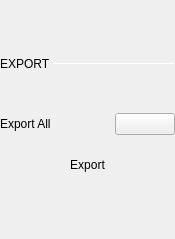
<?xml version="1.0" encoding="UTF-8"?>
<ui version="4.0">
 <class>ExportSettings</class>
 <widget class="QWidget" name="ExportSettings">
  <property name="geometry">
   <rect>
    <x>0</x>
    <y>0</y>
    <width>175</width>
    <height>239</height>
   </rect>
  </property>
  <property name="sizePolicy">
   <sizepolicy hsizetype="Preferred" vsizetype="Preferred">
    <horstretch>0</horstretch>
    <verstretch>0</verstretch>
   </sizepolicy>
  </property>
  <property name="windowTitle">
   <string>Form</string>
  </property>
  <layout class="QVBoxLayout" name="verticalLayout">
   <property name="spacing">
    <number>0</number>
   </property>
   <property name="leftMargin">
    <number>0</number>
   </property>
   <property name="topMargin">
    <number>0</number>
   </property>
   <property name="rightMargin">
    <number>0</number>
   </property>
   <property name="bottomMargin">
    <number>0</number>
   </property>
   <item>
    <widget class="QWidget" name="mainWidget" native="true">
     <property name="sizePolicy">
      <sizepolicy hsizetype="Preferred" vsizetype="Preferred">
       <horstretch>0</horstretch>
       <verstretch>0</verstretch>
      </sizepolicy>
     </property>
     <layout class="QVBoxLayout" name="verticalLayout_2">
      <property name="spacing">
       <number>0</number>
      </property>
      <property name="leftMargin">
       <number>0</number>
      </property>
      <property name="topMargin">
       <number>0</number>
      </property>
      <property name="rightMargin">
       <number>0</number>
      </property>
      <property name="bottomMargin">
       <number>0</number>
      </property>
      <item>
       <spacer name="verticalSpacer_2">
        <property name="orientation">
         <enum>Qt::Vertical</enum>
        </property>
        <property name="sizeType">
         <enum>QSizePolicy::Fixed</enum>
        </property>
        <property name="sizeHint" stdset="0">
         <size>
          <width>20</width>
          <height>20</height>
         </size>
        </property>
       </spacer>
      </item>
      <item>
       <layout class="QHBoxLayout" name="header">
        <property name="spacing">
         <number>0</number>
        </property>
        <property name="topMargin">
         <number>10</number>
        </property>
        <item>
         <widget class="QLabel" name="label">
          <property name="sizePolicy">
           <sizepolicy hsizetype="Fixed" vsizetype="Fixed">
            <horstretch>0</horstretch>
            <verstretch>0</verstretch>
           </sizepolicy>
          </property>
          <property name="text">
           <string>EXPORT </string>
          </property>
          <property name="subsection_label" stdset="0">
           <bool>true</bool>
          </property>
         </widget>
        </item>
        <item>
         <widget class="Line" name="line">
          <property name="minimumSize">
           <size>
            <width>0</width>
            <height>1</height>
           </size>
          </property>
          <property name="maximumSize">
           <size>
            <width>16777215</width>
            <height>1</height>
           </size>
          </property>
          <property name="orientation">
           <enum>Qt::Horizontal</enum>
          </property>
          <property name="subsection_line" stdset="0">
           <bool>true</bool>
          </property>
         </widget>
        </item>
       </layout>
      </item>
      <item>
       <layout class="QVBoxLayout" name="verticalLayout_3">
        <property name="spacing">
         <number>15</number>
        </property>
        <property name="leftMargin">
         <number>0</number>
        </property>
        <property name="topMargin">
         <number>0</number>
        </property>
        <property name="rightMargin">
         <number>0</number>
        </property>
        <item>
         <spacer name="verticalSpacer_3">
          <property name="orientation">
           <enum>Qt::Vertical</enum>
          </property>
          <property name="sizeType">
           <enum>QSizePolicy::Fixed</enum>
          </property>
          <property name="sizeHint" stdset="0">
           <size>
            <width>20</width>
            <height>5</height>
           </size>
          </property>
         </spacer>
        </item>
        <item>
         <layout class="QHBoxLayout" name="horizontalLayout_2">
          <property name="topMargin">
           <number>10</number>
          </property>
          <item>
           <widget class="QLabel" name="label_3">
            <property name="sizePolicy">
             <sizepolicy hsizetype="Minimum" vsizetype="Preferred">
              <horstretch>0</horstretch>
              <verstretch>0</verstretch>
             </sizepolicy>
            </property>
            <property name="text">
             <string>Export All</string>
            </property>
           </widget>
          </item>
          <item>
           <spacer name="horizontalSpacer_3">
            <property name="orientation">
             <enum>Qt::Horizontal</enum>
            </property>
            <property name="sizeType">
             <enum>QSizePolicy::Fixed</enum>
            </property>
            <property name="sizeHint" stdset="0">
             <size>
              <width>40</width>
              <height>20</height>
             </size>
            </property>
           </spacer>
          </item>
          <item>
           <widget class="adiscope::CustomSwitch" name="btnExportAll">
            <property name="text">
             <string/>
            </property>
            <property name="checkable">
             <bool>true</bool>
            </property>
           </widget>
          </item>
         </layout>
        </item>
        <item>
         <layout class="QHBoxLayout" name="horizontalLayout_4">
          <property name="spacing">
           <number>0</number>
          </property>
          <property name="leftMargin">
           <number>0</number>
          </property>
          <property name="topMargin">
           <number>0</number>
          </property>
          <property name="rightMargin">
           <number>0</number>
          </property>
          <property name="bottomMargin">
           <number>0</number>
          </property>
          <item>
           <layout class="QVBoxLayout" name="dropDownLayout">
            <property name="leftMargin">
             <number>0</number>
            </property>
            <property name="topMargin">
             <number>0</number>
            </property>
           </layout>
          </item>
         </layout>
        </item>
        <item>
         <layout class="QHBoxLayout" name="horizontalLayout">
          <property name="spacing">
           <number>0</number>
          </property>
          <property name="leftMargin">
           <number>0</number>
          </property>
          <property name="topMargin">
           <number>0</number>
          </property>
          <property name="rightMargin">
           <number>0</number>
          </property>
          <property name="bottomMargin">
           <number>0</number>
          </property>
          <item>
           <widget class="QPushButton" name="btnExport">
            <property name="styleSheet">
             <string notr="true">QPushButton {
  min-height: 30px;
  max-height: 30px;

  border: 0px;
}</string>
            </property>
            <property name="text">
             <string>Export</string>
            </property>
            <property name="blue_button" stdset="0">
             <bool>true</bool>
            </property>
           </widget>
          </item>
         </layout>
        </item>
       </layout>
      </item>
      <item>
       <spacer name="verticalSpacer">
        <property name="orientation">
         <enum>Qt::Vertical</enum>
        </property>
        <property name="sizeType">
         <enum>QSizePolicy::Minimum</enum>
        </property>
        <property name="sizeHint" stdset="0">
         <size>
          <width>20</width>
          <height>30</height>
         </size>
        </property>
       </spacer>
      </item>
     </layout>
    </widget>
   </item>
  </layout>
 </widget>
 <customwidgets>
  <customwidget>
   <class>adiscope::CustomSwitch</class>
   <extends>QPushButton</extends>
   <header>customSwitch.hpp</header>
  </customwidget>
 </customwidgets>
 <resources/>
 <connections/>
</ui>
